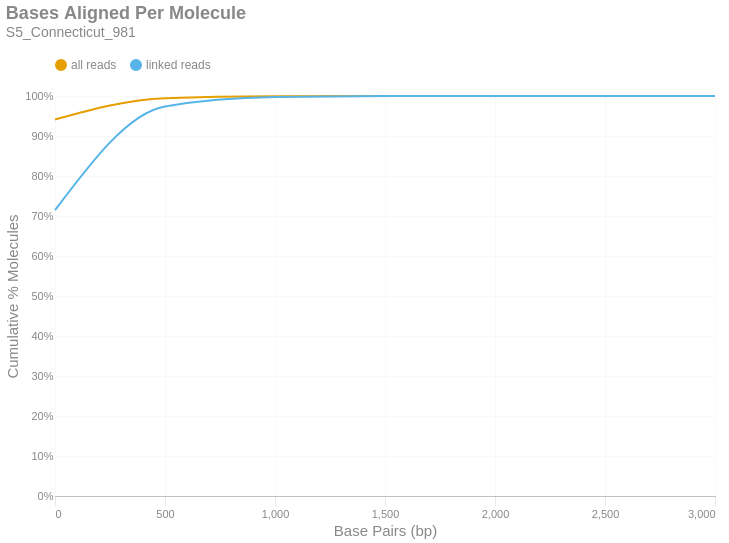

Notebook code for this chart:
### Markdown cell above
### Bases Aligned Per Molecule
This is a cumulative frequency distribution showing the number of base pairs aligned per unique molecule. These data are shown in 500 bp bins. There are two distributions: one with `all reads` (yellow) and another with only `linked reads` (blue). The percent of molecules in the `linked reads` distribution is relative to the total number of linked molecules.

### Code cell
if SKIPLR:
    print_html(f"Skipped")
else:
    binned_df = consolidated_hist(valids['aligned_bp'], mask, 500, True)
    with SafeRender(binned_df):
        (
            density_plot(binned_df, 'Bases Aligned Per Molecule', samplename, 'basesper')
            .encode(
                x=alt.X('bin:Q', title="Base Pairs (bp)").axis(tickMinStep=500).scale(padding=0),
                y=alt.Y('value:Q', title='Cumulative % Molecules')
                    .axis(format='%')
                    .scale(domain = [0,1])
                    .stack(False),
                color=alt.Color("key:N").scale(domain = ["all reads", "linked reads"]),
                tooltip = [
                    alt.Tooltip("key:N", title = "Data Type"),
                    alt.Tooltip("range_label:N", title="Bases Aligned Per Molecule"),
                    alt.Tooltip("value:Q", format = ".2%", title="% Molecules (Cum.)")
                ]
            )
        ).display()

### Figure 1 — Vega-Lite specification as saved in the notebook (floating-point values rounded to 4 significant figures)
{"width": "container", "height": 400, "config": {"title": {"anchor": "start", "dy": -15, "fontSize": 18, "color": "#888888", "subtitleColor": "#888888", "subtitleFontSize": 14}, "arc": {"fill": "#0072B2"}, "axis": {"domainColor": "#888888", "domainWidth": 0.5, "gridWidth": 0.2, "grid": false, "titleFontWeight": 400, "titleFontSize": 15, "labelFontSize": 11, "labelColor": "#888888", "tickColor": "#888888", "tickWidth": 0.2, "titleColor": "#888888"}, "axisBand": {"grid": false}, "axisX": {"grid": true, "tickSize": 10, "domainCap": "round"}, "axisY": {"domain": false, "grid": true, "tickSize": 0, "domainCap": "round"}, "background": "transparent", "header": {"labelFontSize": 15, "labelColor": "#888888", "titleFontSize": 15, "titleFontWeight": 600, "titleColor": "#888888"}, "legend": {"labelFont": "sans-serif", "labelFontSize": 12, "labelColor": "#888888", "symbolSize": 100, "symbolType": "circle", "titleFontSize": 12, "titlePadding": 10, "titleColor": "#888888", "title": null, "orient": "top"}, "range": {"category": ["#E69F00", "#56B4E9", "#009E73", "#F0E442", "#0072B2", "#D55E00", "#CC79A7", "#000000"], "diverging": ["#cfe8f3", "#a2d4ec", "#73bfe2", "#46abdb", "#1696d2", "#12719e"]}, "area": {"fill": "#0072B2", "fillOpacity": 0.7, "line": true, "strokeOpacity": 0.7}, "line": {"color": "#0072B2", "stroke": "#0072B2", "strokeWidth": 2}, "trail": {"color": "#0072B2", "stroke": "#0072B2", "strokeWidth": 0, "size": 1}, "point": {"filled": true, "fillOpacity": 1.0, "size": 95}, "text": {"color": "#888888", "fontSize": 11, "align": "right", "fontWeight": 400, "size": 11}, "bar": {"fill": "#0072B2", "stroke": null}, "view": {"stroke": null, "continuousWidth": 660, "continuousHeight": 400}}, "data": {"name": "data-fbeaf474275788a2394cc823082ca154"}, "mark": {"type": "line", "interpolate": "monotone", "point": {"opacity": 0, "size": 275}}, "encoding": {"color": {"field": "key", "scale": {"domain": ["all reads", "linked reads"]}, "type": "nominal"}, "tooltip": [{"field": "key", "title": "Data Type", "type": "nominal"}, {"field": "range_label", "title": "Bases Aligned Per Molecule", "type": "nominal"}, {"field": "value", "format": ".2%", "title": "% Molecules (Cum.)", "type": "quantitative"}], "x": {"axis": {"tickMinStep": 500}, "field": "bin", "scale": {"padding": 0}, "title": "Base Pairs (bp)", "type": "quantitative"}, "y": {"axis": {"format": "%"}, "field": "value", "scale": {"domain": [0, 1]}, "stack": false, "title": "Cumulative % Molecules", "type": "quantitative"}}, "params": [{"name": "param_c36ac31b6afebe62", "select": {"type": "point", "fields": ["key"]}, "bind": "legend"}], "title": {"text": "Bases Aligned Per Molecule", "subtitle": "S5_Connecticut_981"}, "transform": [{"fold": ["all reads (cumsum)", "linked reads (cumsum)"]}, {"calculate": "replace(datum.key, ' (cumsum)', '')", "as": "key"}, {"filter": {"param": "param_c36ac31b6afebe62"}}], "usermeta": {"embedOptions": {"downloadFileName": "S5_Connecticut_981.basesper"}}, "$schema": "https://vega.github.io/schema/vega-lite/v6.1.0.json", "datasets": {"data-fbeaf474275788a2394cc823082ca154": [{"bin": "0.0", "interval": "0.0-500.0", "all reads": 0.9411, "linked reads": 0.7147, "all reads (cumsum)": 0.9411, "linked reads (cumsum)": 0.7147, "range_label": "0-499"}, {"bin": "500.0", "interval": "500.0-1000.0", "all reads": 0.05351, "linked reads": 0.2594, "all reads (cumsum)": 0.9947, "linked reads (cumsum)": 0.974, "range_label": "500-999"}, {"bin": "1000.0", "interval": "1000.0-1500.0", "all reads": 0.004811, "linked reads": 0.0234, "all reads (cumsum)": 0.9995, "linked reads (cumsum)": 0.9974, "range_label": "1000-1499"}, {"bin": "1500.0", "interval": "1500.0-2000.0", "all reads": 0.0004712, "linked reads": 0.002293, "all reads (cumsum)": 0.9999, "linked reads (cumsum)": 0.9997, "range_label": "1500-1999"}, {"bin": "2000.0", "interval": "2000.0-2500.0", "all reads": 5.179e-05, "linked reads": 0.000252, "all reads (cumsum)": 1.0, "linked reads (cumsum)": 1.0, "range_label": "2000-2499"}, {"bin": "2500.0", "interval": "2500.0-3000.0", "all reads": 4.553e-06, "linked reads": 2.215e-05, "all reads (cumsum)": 1.0, "linked reads (cumsum)": 1.0, "range_label": "2500-2999"}, {"bin": "3000.0", "interval": "3000.0-3500.0", "all reads": 5.691e-07, "linked reads": 2.769e-06, "all reads (cumsum)": 1.0, "linked reads (cumsum)": 1.0, "range_label": "3000-3499"}]}}
